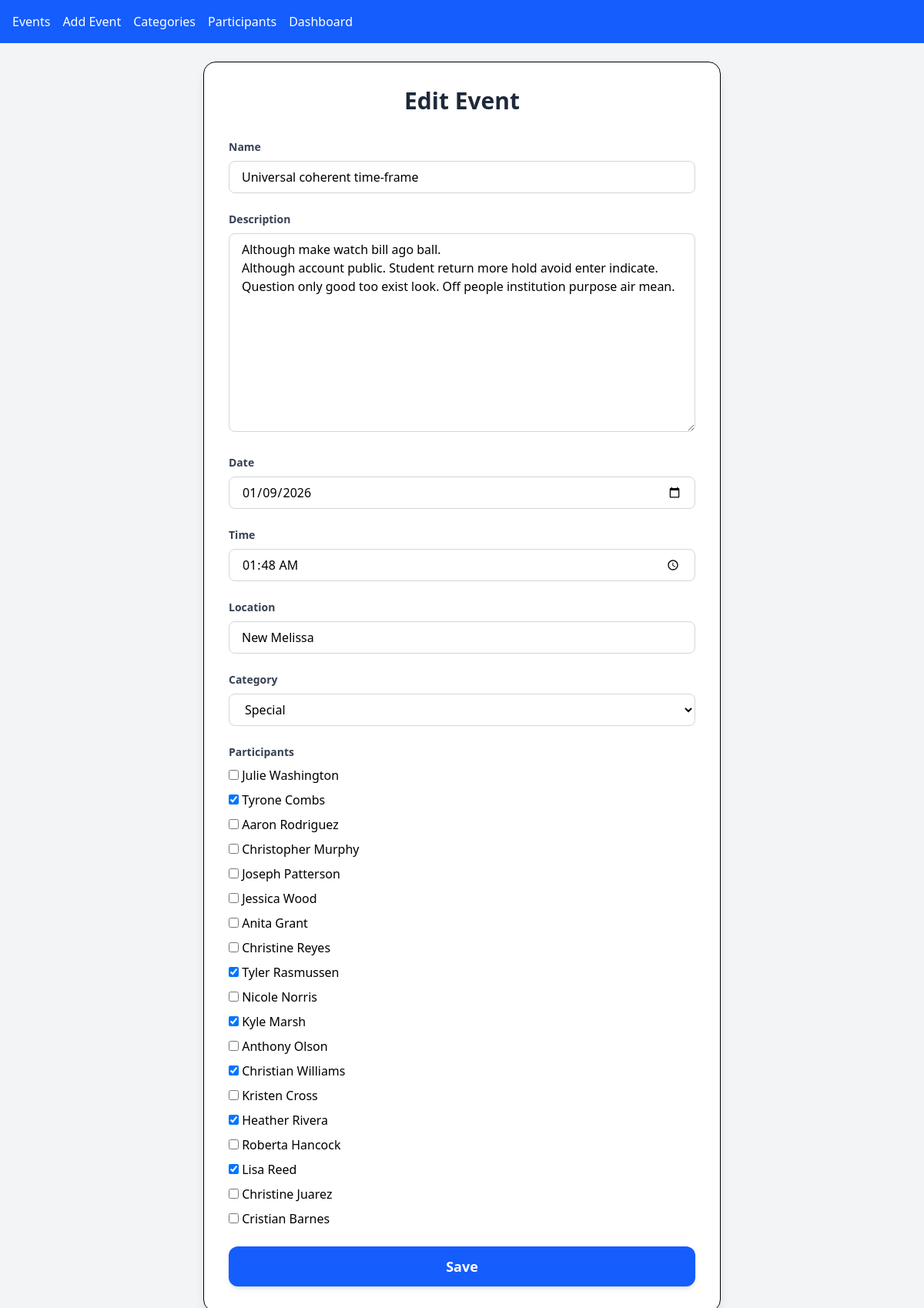
Page /events/edit/3/ on the committed database.
### events/models.py (models this page shows, shortened)
class Event(models.Model):
    name = models.CharField(max_length=200)
    description = models.TextField()
    date = models.DateField()
    time = models.TimeField()
    location = models.CharField(max_length=200)
    category = models.ForeignKey(Category, on_delete=models.CASCADE, related_name='events')
    participants = models.ManyToManyField(Participant, blank=True)

### events/views.py (the view)
# urls.py: path('events/edit/<int:id>/', views.event_update, name='event_update'),
def event_update(request, id):
    event = get_object_or_404(Event, id=id)
    form = EventForm(request.POST or None, instance=event)
    if form.is_valid():
        form.save()
        return redirect('event_list')
    return render(request, 'events/form.html', {'form': form, 'title': 'Edit Event'})

### events/models.py (called while the page is built)
    def __str__(self):
        return self.name

    def __str__(self):
        return self.name

### templates/events/form.html (shortened to what this page needs)
{% extends 'base.html' %}
{% block content %}
<div class="max-w-2xl mx-auto bg-white p-8 rounded-2xl shadow-lg border">
  <h2 class="text-3xl font-bold text-gray-800 mb-8 text-center">
    {{ title }}
  </h2>
  <form method="post" class="space-y-6">
    {% for field in form %}
      <div>
        <label class="block mb-2 text-sm font-semibold text-gray-700">
          {{ field.label }}
        </label>
        <div class="relative">
          {{ field }}
        </div>
      </div>
    {% endfor %}
    <button type="submit"
      class="w-full bg-blue-600 hover:bg-blue-700 text-white py-3 rounded-xl text-lg font-semibold shadow-md transition duration-200">
      Save
    </button>
  </form>
</div>
{% endblock %}

### rows in the picture
Event: form "Universal coherent time-frame" "Although make watch bill ago ball. Although account public. Student return more hold avoid enter indicate. Question only good too exist look. Off people institution purpose air mean." "01/09/2026" "01:48" "New Melissa" "Special"

### other values in the picture
{{ title }} "Edit Event"
{{ field.label }} "Name" "Description" "Date" "Time" "Location" "Category" "Participants"
